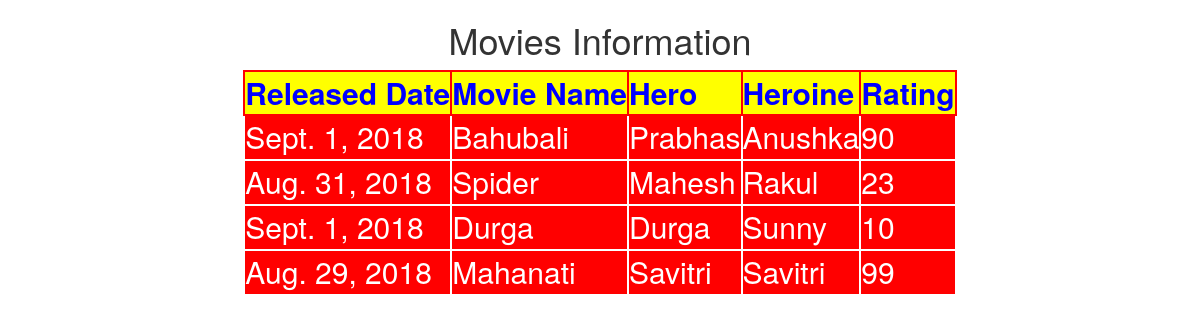
/listmovies/, run on the app's committed database.
### testapp/models.py (models this page shows)
class Movie(models.Model):
    rdate=models.DateField()
    moviename=models.CharField(max_length=30)
    hero=models.CharField(max_length=30)
    heroine=models.CharField(max_length=30)
    rating=models.IntegerField()

### testapp/views.py (the view)
# urls.py: url(r'^listmovies/', views.list_movie_view),
def list_movie_view(request):
    movies_list=Movie.objects.all()
    return render(request,'testapp/listmovie.html',{'movies_list':movies_list})

### templates/testapp/listmovie.html (shortened to what this page needs)
<!DOCTYPE html>
{%load staticfiles%}
<html lang="en" dir="ltr">
  <head>
    <link rel="stylesheet" href="https://maxcdn.bootstrapcdn.com/bootstrap/3.3.7/css/bootstrap.min.css">
    <link rel="stylesheet" href="{% static "css/movie.css"%}">
  </head>
  <body>
    <h1>Movies Information</h1>
    {% if movies_list %}
      <table>
        <thead>
          <th>Released Date</th>
          <th>Movie Name</th>
          <th>Hero</th>
          <th>Heroine</th>
          <th>Rating</th>
        </thead>
        {% for movie in movies_list%}
          <tr>
            <td>{{movie.rdate}}</td>
            <td>{{movie.moviename}}</td>
            <td>{{movie.hero}}</td>
            <td>{{movie.heroine}}</td>
            <td>{{movie.rating}}</td>
          </tr>
         {% endfor %}
      </table>
    {% else %}
     <p>No Movies Found</p>
    {%endif%}
  </body>
</html>

### static/css/movie.css (style rules this page uses)
body { background: url(https://images.unsplash.com/photo-1521285181414-95786717c6cc?ixlib=rb-0.3.5&ixid=eyJhcHBfaWQiOjEyMDd9&s=fe6a058a904b85faa817e68f341db4b8&auto=format&fit=crop&w=335&q=80); background-repeat: no-repeat; background-size: cover; }
table,tr,td,thead,th { border:2px solid white; font-size: 30px; color:white; background:red; margin:auto; }
thead,th { border:2px solid red; font-size: 30px; color:blue; margin:auto; background:yellow; }
h1 { text-align: center; }

### data on the page
Movie: rdate "Sept. 1, 2018", moviename "Bahubali", hero "Prabhas", heroine "Anushka", rating "90"
Movie: rdate "Aug. 31, 2018", moviename "Spider", hero "Mahesh", heroine "Rakul", rating "23"
Movie: rdate "Sept. 1, 2018", moviename "Durga", hero "Durga", heroine "Sunny", rating "10"
Movie: rdate "Aug. 29, 2018", moviename "Mahanati", hero "Savitri", heroine "Savitri", rating "99"
